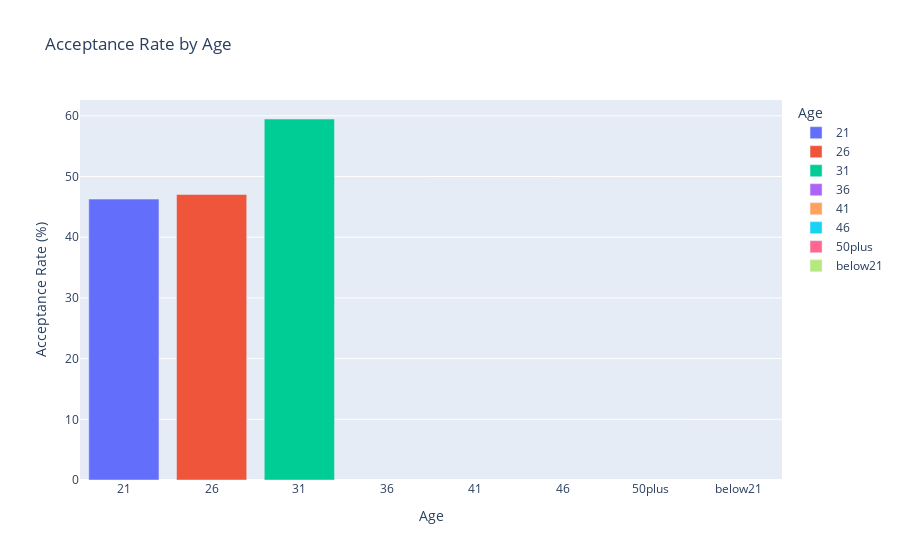
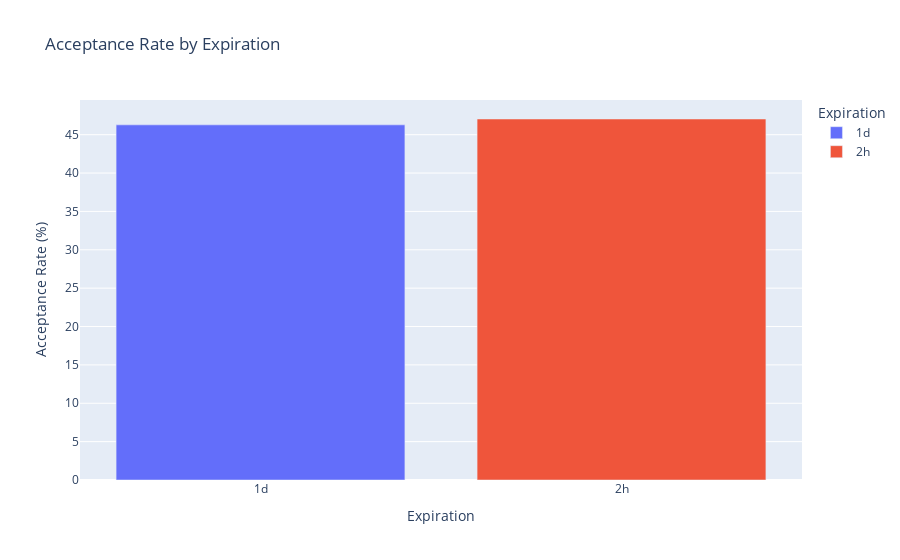

Source (notebook cell) for these figures, in order:
### Code cell
age_acceptance = data.groupby('age')['Y'].mean().reset_index()
age_acceptance['acceptance_rate'] = weather_acceptance['Y'] * 100

fig6 = px.bar(age_acceptance,
             x='age',
             y='acceptance_rate',
             title='Acceptance Rate by Age',
             labels={'age': 'Age', 'acceptance_rate': 'Acceptance Rate (%)'},
             color='age')
fig6.show()


exp_acceptance = data.groupby('expiration')['Y'].mean().reset_index()
exp_acceptance['acceptance_rate'] = weather_acceptance['Y'] * 100

fig7 = px.bar(exp_acceptance,
             x='expiration',
             y='acceptance_rate',
             title='Acceptance Rate by Expiration',
             labels={'expiration': 'Expiration', 'acceptance_rate': 'Acceptance Rate (%)'},
             color='expiration')
fig7.show()

### Figure 1 — Plotly figure (JSON) as saved in the notebook; plotly's stock layout.template omitted (floating-point values rounded to 4 significant figures)
{"data": [{"alignmentgroup": "True", "hovertemplate": "Age=%{x}<br>Acceptance Rate (%)=%{y}<extra></extra>", "legendgroup": "21", "marker": {"color": "#636efa", "pattern": {"shape": ""}}, "name": "21", "offsetgroup": "21", "orientation": "v", "showlegend": true, "textposition": "auto", "type": "bar", "x": ["21"], "xaxis": "x", "y": [46.28], "yaxis": "y"}, {"alignmentgroup": "True", "hovertemplate": "Age=%{x}<br>Acceptance Rate (%)=%{y}<extra></extra>", "legendgroup": "26", "marker": {"color": "#EF553B", "pattern": {"shape": ""}}, "name": "26", "offsetgroup": "26", "orientation": "v", "showlegend": true, "textposition": "auto", "type": "bar", "x": ["26"], "xaxis": "x", "y": [47.05], "yaxis": "y"}, {"alignmentgroup": "True", "hovertemplate": "Age=%{x}<br>Acceptance Rate (%)=%{y}<extra></extra>", "legendgroup": "31", "marker": {"color": "#00cc96", "pattern": {"shape": ""}}, "name": "31", "offsetgroup": "31", "orientation": "v", "showlegend": true, "textposition": "auto", "type": "bar", "x": ["31"], "xaxis": "x", "y": [59.48], "yaxis": "y"}, {"alignmentgroup": "True", "hovertemplate": "Age=%{x}<br>Acceptance Rate (%)=%{y}<extra></extra>", "legendgroup": "36", "marker": {"color": "#ab63fa", "pattern": {"shape": ""}}, "name": "36", "offsetgroup": "36", "orientation": "v", "showlegend": true, "textposition": "auto", "type": "bar", "x": ["36"], "xaxis": "x", "y": [null], "yaxis": "y"}, {"alignmentgroup": "True", "hovertemplate": "Age=%{x}<br>Acceptance Rate (%)=%{y}<extra></extra>", "legendgroup": "41", "marker": {"color": "#FFA15A", "pattern": {"shape": ""}}, "name": "41", "offsetgroup": "41", "orientation": "v", "showlegend": true, "textposition": "auto", "type": "bar", "x": ["41"], "xaxis": "x", "y": [null], "yaxis": "y"}, {"alignmentgroup": "True", "hovertemplate": "Age=%{x}<br>Acceptance Rate (%)=%{y}<extra></extra>", "legendgroup": "46", "marker": {"color": "#19d3f3", "pattern": {"shape": ""}}, "name": "46", "offsetgroup": "46", "orientation": "v", "showlegend": true, "textposition": "auto", "type": "bar", "x": ["46"], "xaxis": "x", "y": [null], "yaxis": "y"}, {"alignmentgroup": "True", "hovertemplate": "Age=%{x}<br>Acceptance Rate (%)=%{y}<extra></extra>", "legendgroup": "50plus", "marker": {"color": "#FF6692", "pattern": {"shape": ""}}, "name": "50plus", "offsetgroup": "50plus", "orientation": "v", "showlegend": true, "textposition": "auto", "type": "bar", "x": ["50plus"], "xaxis": "x", "y": [null], "yaxis": "y"}, {"alignmentgroup": "True", "hovertemplate": "Age=%{x}<br>Acceptance Rate (%)=%{y}<extra></extra>", "legendgroup": "below21", "marker": {"color": "#B6E880", "pattern": {"shape": ""}}, "name": "below21", "offsetgroup": "below21", "orientation": "v", "showlegend": true, "textposition": "auto", "type": "bar", "x": ["below21"], "xaxis": "x", "y": [null], "yaxis": "y"}], "layout": {"autosize": true, "barmode": "relative", "legend": {"title": {"text": "Age"}, "tracegroupgap": 0}, "title": {"text": "Acceptance Rate by Age"}, "xaxis": {"anchor": "y", "autorange": true, "categoryarray": ["21", "26", "31", "36", "41", "46", "50plus", "below21"], "categoryorder": "array", "domain": [0, 1], "range": [-0.5, 7.5], "title": {"text": "Age"}, "type": "category"}, "yaxis": {"anchor": "x", "autorange": true, "domain": [0, 1], "range": [0, 62.61], "title": {"text": "Acceptance Rate (%)"}, "type": "linear"}}}

### Figure 2 — Plotly figure (JSON) as saved in the notebook; plotly's stock layout.template omitted (floating-point values rounded to 4 significant figures)
{"data": [{"alignmentgroup": "True", "hovertemplate": "Expiration=%{x}<br>Acceptance Rate (%)=%{y}<extra></extra>", "legendgroup": "1d", "marker": {"color": "#636efa", "pattern": {"shape": ""}}, "name": "1d", "offsetgroup": "1d", "orientation": "v", "showlegend": true, "textposition": "auto", "type": "bar", "x": ["1d"], "xaxis": "x", "y": [46.28], "yaxis": "y"}, {"alignmentgroup": "True", "hovertemplate": "Expiration=%{x}<br>Acceptance Rate (%)=%{y}<extra></extra>", "legendgroup": "2h", "marker": {"color": "#EF553B", "pattern": {"shape": ""}}, "name": "2h", "offsetgroup": "2h", "orientation": "v", "showlegend": true, "textposition": "auto", "type": "bar", "x": ["2h"], "xaxis": "x", "y": [47.05], "yaxis": "y"}], "layout": {"autosize": true, "barmode": "relative", "legend": {"title": {"text": "Expiration"}, "tracegroupgap": 0}, "title": {"text": "Acceptance Rate by Expiration"}, "xaxis": {"anchor": "y", "autorange": true, "categoryarray": ["1d", "2h"], "categoryorder": "array", "domain": [0, 1], "range": [-0.5, 1.5], "title": {"text": "Expiration"}, "type": "category"}, "yaxis": {"anchor": "x", "autorange": true, "domain": [0, 1], "range": [0, 49.52], "title": {"text": "Acceptance Rate (%)"}, "type": "linear"}}}
